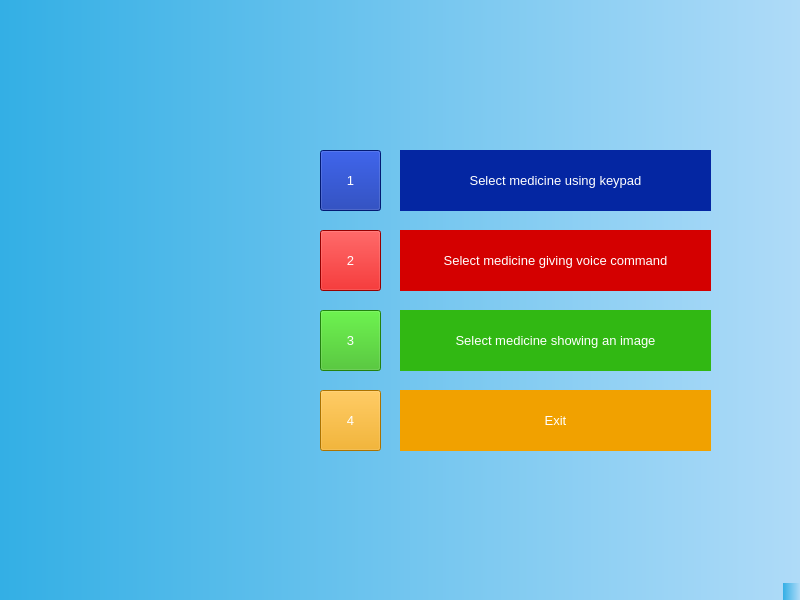
<?xml version="1.0" encoding="UTF-8"?>
<ui version="4.0">
 <class>MainWindow</class>
 <widget class="QMainWindow" name="MainWindow">
  <property name="geometry">
   <rect>
    <x>0</x>
    <y>0</y>
    <width>800</width>
    <height>600</height>
   </rect>
  </property>
  <property name="windowTitle">
   <string>MainWindow</string>
  </property>
  <property name="styleSheet">
   <string notr="true"> background-color: qlineargradient(spread:pad, x1:0, y1:0, x2:1, y2:0, stop:0 rgba(51, 175, 229, 255), stop:1 rgba(175, 219, 248, 255));</string>
  </property>
  <widget class="QWidget" name="centralwidget">
   <widget class="QLabel" name="label_2">
    <property name="geometry">
     <rect>
      <x>400</x>
      <y>230</y>
      <width>311</width>
      <height>61</height>
     </rect>
    </property>
    <property name="font">
     <font>
      <pointsize>10</pointsize>
     </font>
    </property>
    <property name="styleSheet">
     <string notr="true">color: rgb(255, 255, 255);
background-color: rgb(212, 0, 0);</string>
    </property>
    <property name="text">
     <string>Select medicine giving voice command</string>
    </property>
    <property name="alignment">
     <set>Qt::AlignCenter</set>
    </property>
   </widget>
   <widget class="QLabel" name="label">
    <property name="geometry">
     <rect>
      <x>400</x>
      <y>150</y>
      <width>311</width>
      <height>61</height>
     </rect>
    </property>
    <property name="font">
     <font>
      <pointsize>10</pointsize>
     </font>
    </property>
    <property name="styleSheet">
     <string notr="true">background-color: rgb(4, 38, 162);
color: rgb(255, 255, 255);</string>
    </property>
    <property name="text">
     <string>Select medicine using keypad</string>
    </property>
    <property name="alignment">
     <set>Qt::AlignCenter</set>
    </property>
   </widget>
   <widget class="QPushButton" name="pushButton_2">
    <property name="geometry">
     <rect>
      <x>320</x>
      <y>230</y>
      <width>61</width>
      <height>61</height>
     </rect>
    </property>
    <property name="sizePolicy">
     <sizepolicy hsizetype="Minimum" vsizetype="Fixed">
      <horstretch>0</horstretch>
      <verstretch>0</verstretch>
     </sizepolicy>
    </property>
    <property name="font">
     <font>
      <pointsize>10</pointsize>
     </font>
    </property>
    <property name="styleSheet">
     <string notr="true">color: rgb(255, 255, 255);
background-color: rgb(212, 0, 0);</string>
    </property>
    <property name="text">
     <string>2</string>
    </property>
   </widget>
   <widget class="QPushButton" name="pushButton_3">
    <property name="geometry">
     <rect>
      <x>320</x>
      <y>310</y>
      <width>61</width>
      <height>61</height>
     </rect>
    </property>
    <property name="sizePolicy">
     <sizepolicy hsizetype="Minimum" vsizetype="Fixed">
      <horstretch>0</horstretch>
      <verstretch>0</verstretch>
     </sizepolicy>
    </property>
    <property name="minimumSize">
     <size>
      <width>61</width>
      <height>61</height>
     </size>
    </property>
    <property name="maximumSize">
     <size>
      <width>61</width>
      <height>61</height>
     </size>
    </property>
    <property name="font">
     <font>
      <pointsize>10</pointsize>
     </font>
    </property>
    <property name="styleSheet">
     <string notr="true">color: rgb(255, 255, 255);
background-color: rgb(52, 255, 103);
background-color: rgb(49, 184, 19);</string>
    </property>
    <property name="text">
     <string>3</string>
    </property>
   </widget>
   <widget class="QPushButton" name="pushButton">
    <property name="geometry">
     <rect>
      <x>320</x>
      <y>150</y>
      <width>61</width>
      <height>61</height>
     </rect>
    </property>
    <property name="sizePolicy">
     <sizepolicy hsizetype="Minimum" vsizetype="Fixed">
      <horstretch>0</horstretch>
      <verstretch>0</verstretch>
     </sizepolicy>
    </property>
    <property name="font">
     <font>
      <pointsize>10</pointsize>
     </font>
    </property>
    <property name="styleSheet">
     <string notr="true">background-color: rgb(4, 38, 162);
color: rgb(255, 255, 255);</string>
    </property>
    <property name="text">
     <string>1</string>
    </property>
   </widget>
   <widget class="QLabel" name="label_3">
    <property name="geometry">
     <rect>
      <x>400</x>
      <y>310</y>
      <width>311</width>
      <height>61</height>
     </rect>
    </property>
    <property name="font">
     <font>
      <pointsize>10</pointsize>
     </font>
    </property>
    <property name="styleSheet">
     <string notr="true">color: rgb(255, 255, 255);
background-color: rgb(49, 184, 19);</string>
    </property>
    <property name="text">
     <string>Select medicine showing an image</string>
    </property>
    <property name="alignment">
     <set>Qt::AlignCenter</set>
    </property>
   </widget>
   <widget class="QPushButton" name="pushButton_4">
    <property name="geometry">
     <rect>
      <x>320</x>
      <y>390</y>
      <width>61</width>
      <height>61</height>
     </rect>
    </property>
    <property name="font">
     <font>
      <pointsize>10</pointsize>
     </font>
    </property>
    <property name="styleSheet">
     <string notr="true">background-color: rgb(241, 161, 0);
color: rgb(255, 255, 255);</string>
    </property>
    <property name="text">
     <string>4</string>
    </property>
   </widget>
   <widget class="QLabel" name="label_4">
    <property name="geometry">
     <rect>
      <x>400</x>
      <y>390</y>
      <width>311</width>
      <height>61</height>
     </rect>
    </property>
    <property name="font">
     <font>
      <pointsize>10</pointsize>
     </font>
    </property>
    <property name="styleSheet">
     <string notr="true">background-color: rgb(241, 161, 0);
color: rgb(255, 255, 255);</string>
    </property>
    <property name="text">
     <string>Exit</string>
    </property>
    <property name="alignment">
     <set>Qt::AlignCenter</set>
    </property>
   </widget>
  </widget>
  <widget class="QMenuBar" name="menubar">
   <property name="geometry">
    <rect>
     <x>0</x>
     <y>0</y>
     <width>800</width>
     <height>26</height>
    </rect>
   </property>
  </widget>
  <widget class="QStatusBar" name="statusbar"/>
 </widget>
 <resources/>
 <connections/>
</ui>
